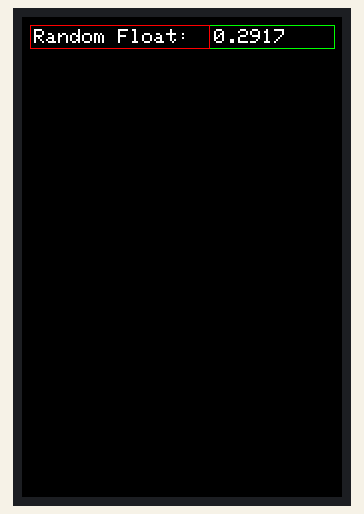
Simulated run of this sketch. Board: Arduino Uno, built with avr-gcc and run on an emulated ATmega328P. Shown: 320×480 colour display. Random numbers use the default seed unless the sketch sets one.

Above: at 0.5 s.
At 7.5 s:
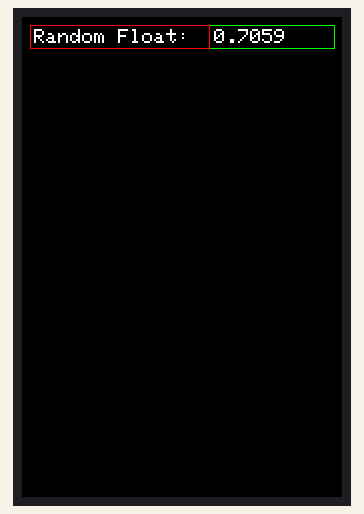
At 10.9 s:
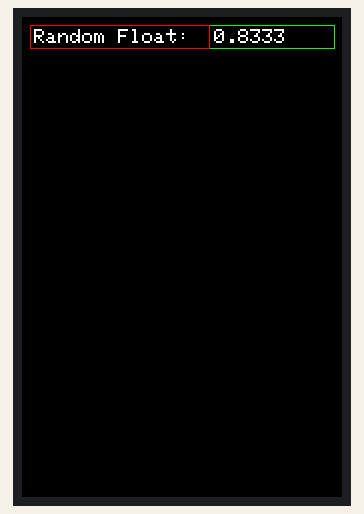
At 19.1 s:
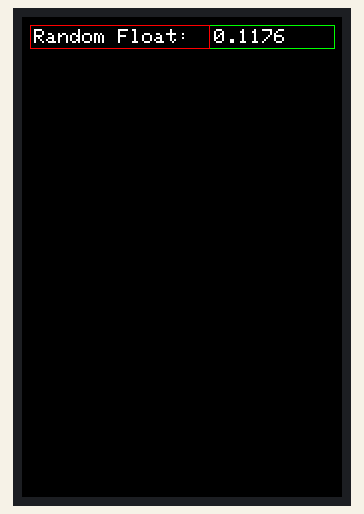
At 28.3 s:
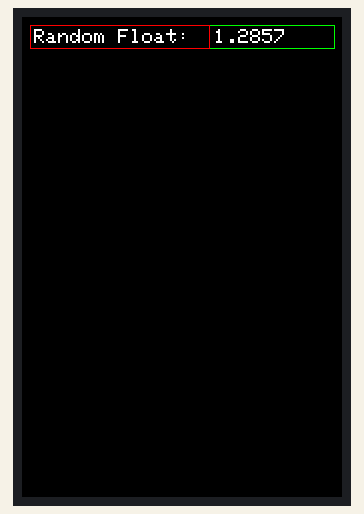
At 38.8 s:
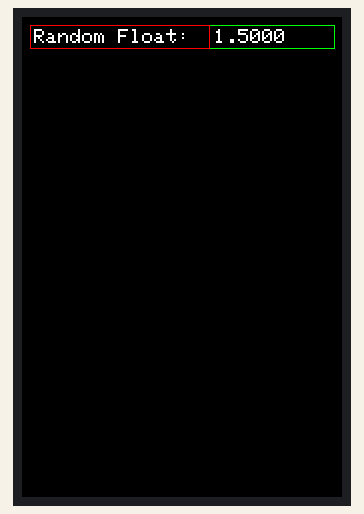

Measured:
- what the display in image 0 shows lasts 1.0 s, from 0.5 s to 1.5 s

The sketch:

TFT_35_TextDisplayTest.ino
```cpp
#include "GnG_TFTFeather_35.h"

GnG_TFTFeather_35 tft;

void setup() {
  Serial.println("HX8357D Test!");
  tft.tftSetup();
  tft.fillScreen(HX8357_BLACK);
}

void loop(void) {
  tft.fillScreen(HX8357_BLACK);
  tft.setforPrint(12, 12,HX8357_WHITE,2);
  String s1 = "Random Float:  ";
  tft.print(s1);
  tft.drawRect(8, 8, tft.width()-15,24, HX8357_GREEN);
  long temp1= random(0,15);
  long temp2 = random(0,25);
  float ib1 = (1.0*temp1)/(1.0*temp2);
  tft.println(ib1,4);
  tft.drawRect(8, 8, 180,24, HX8357_RED);

  delay(1000);
}
```
